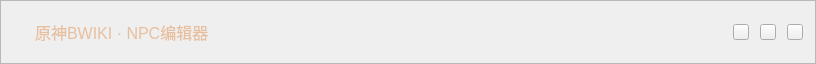
        <widget class="QFrame" name="titleBar">
         <property name="sizePolicy">
          <sizepolicy hsizetype="Preferred" vsizetype="Fixed">
           <horstretch>0</horstretch>
           <verstretch>0</verstretch>
          </sizepolicy>
         </property>
         <property name="minimumSize">
          <size>
           <width>0</width>
           <height>64</height>
          </size>
         </property>
         <property name="maximumSize">
          <size>
           <width>16777215</width>
           <height>64</height>
          </size>
         </property>
         <property name="styleSheet">
          <string notr="true">#titleBar{
background-color: qlineargradient(spread:pad, x1:0.157775, y1:0.199, x2:1, y2:0.693, stop:0 rgba(62,69,86), stop:1 rgba(47,64,108));
border: 0px solid #ccc;
border-top-right-radius: 7px;
border-top-left-radius: 7px;

}</string>
         </property>
         <property name="frameShape">
          <enum>QFrame::StyledPanel</enum>
         </property>
         <property name="frameShadow">
          <enum>QFrame::Raised</enum>
         </property>
         <layout class="QHBoxLayout" name="horizontalLayout_2">
          <property name="spacing">
           <number>6</number>
          </property>
          <property name="leftMargin">
           <number>12</number>
          </property>
          <property name="topMargin">
           <number>9</number>
          </property>
          <property name="rightMargin">
           <number>12</number>
          </property>
          <property name="bottomMargin">
           <number>9</number>
          </property>
          <item>
           <widget class="QPushButton" name="sideBarSwitcher">
            <property name="sizePolicy">
             <sizepolicy hsizetype="Fixed" vsizetype="Fixed">
              <horstretch>0</horstretch>
              <verstretch>0</verstretch>
             </sizepolicy>
            </property>
            <property name="minimumSize">
             <size>
              <width>16</width>
              <height>16</height>
             </size>
            </property>
            <property name="maximumSize">
             <size>
              <width>16</width>
              <height>16777215</height>
             </size>
            </property>
            <property name="styleSheet">
             <string notr="true">border-image: url(:/ui/resources/slideBatBtn.png);
height: 16px;
width: 16px;</string>
            </property>
            <property name="text">
             <string/>
            </property>
            <property name="flat">
             <bool>true</bool>
            </property>
           </widget>
          </item>
          <item>
           <widget class="QLabel" name="appTitle">
            <property name="styleSheet">
             <string notr="true">color: #E7BF9F;
font-size: 16px;</string>
            </property>
            <property name="text">
             <string>原神BWIKI · NPC编辑器</string>
            </property>
           </widget>
          </item>
          <item>
           <spacer name="titleBarSpacer">
            <property name="orientation">
             <enum>Qt::Horizontal</enum>
            </property>
            <property name="sizeHint" stdset="0">
             <size>
              <width>518</width>
              <height>20</height>
             </size>
            </property>
           </spacer>
          </item>
          <item>
           <widget class="QPushButton" name="minimizeApp">
            <property name="sizePolicy">
             <sizepolicy hsizetype="Fixed" vsizetype="Fixed">
              <horstretch>0</horstretch>
              <verstretch>0</verstretch>
             </sizepolicy>
            </property>
            <property name="minimumSize">
             <size>
              <width>16</width>
              <height>16</height>
             </size>
            </property>
            <property name="maximumSize">
             <size>
              <width>16</width>
              <height>16</height>
             </size>
            </property>
            <property name="styleSheet">
             <string notr="true">border-image: url(:/ui/resources/minimize_ver1.png);</string>
            </property>
            <property name="text">
             <string/>
            </property>
           </widget>
          </item>
          <item>
           <spacer name="TitlebarSpacer2">
            <property name="orientation">
             <enum>Qt::Horizontal</enum>
            </property>
            <property name="sizeType">
             <enum>QSizePolicy::Fixed</enum>
            </property>
            <property name="sizeHint" stdset="0">
             <size>
              <width>5</width>
              <height>20</height>
             </size>
            </property>
           </spacer>
          </item>
          <item>
           <widget class="QPushButton" name="MaximizeApp">
            <property name="sizePolicy">
             <sizepolicy hsizetype="Fixed" vsizetype="Fixed">
              <horstretch>0</horstretch>
              <verstretch>0</verstretch>
             </sizepolicy>
            </property>
            <property name="minimumSize">
             <size>
              <width>16</width>
              <height>16</height>
             </size>
            </property>
            <property name="maximumSize">
             <size>
              <width>16</width>
              <height>16</height>
             </size>
            </property>
            <property name="styleSheet">
             <string notr="true">border-image: url(:/ui/resources/maximize_ver1.png);</string>
            </property>
            <property name="text">
             <string/>
            </property>
           </widget>
          </item>
          <item>
           <spacer name="horizontalSpacer">
            <property name="orientation">
             <enum>Qt::Horizontal</enum>
            </property>
            <property name="sizeType">
             <enum>QSizePolicy::Fixed</enum>
            </property>
            <property name="sizeHint" stdset="0">
             <size>
              <width>5</width>
              <height>20</height>
             </size>
            </property>
           </spacer>
          </item>
          <item>
           <widget class="QPushButton" name="closeApp">
            <property name="sizePolicy">
             <sizepolicy hsizetype="Fixed" vsizetype="Fixed">
              <horstretch>0</horstretch>
              <verstretch>0</verstretch>
             </sizepolicy>
            </property>
            <property name="minimumSize">
             <size>
              <width>16</width>
              <height>16</height>
             </size>
            </property>
            <property name="maximumSize">
             <size>
              <width>16</width>
              <height>16</height>
             </size>
            </property>
            <property name="styleSheet">
             <string notr="true">border-image: url(:/ui/resources/close_ver1.png);</string>
            </property>
            <property name="text">
             <string/>
            </property>
           </widget>
          </item>
         </layout>
        </widget>
